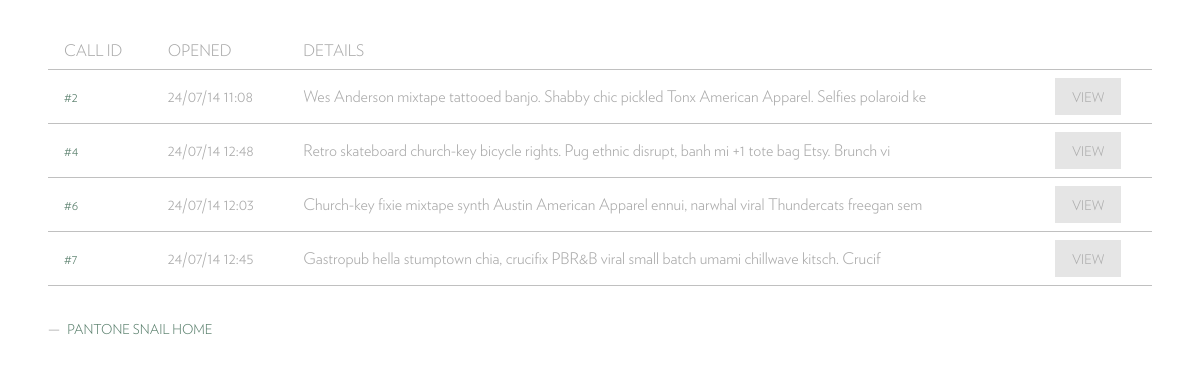
Before: /all.php with the older database file.
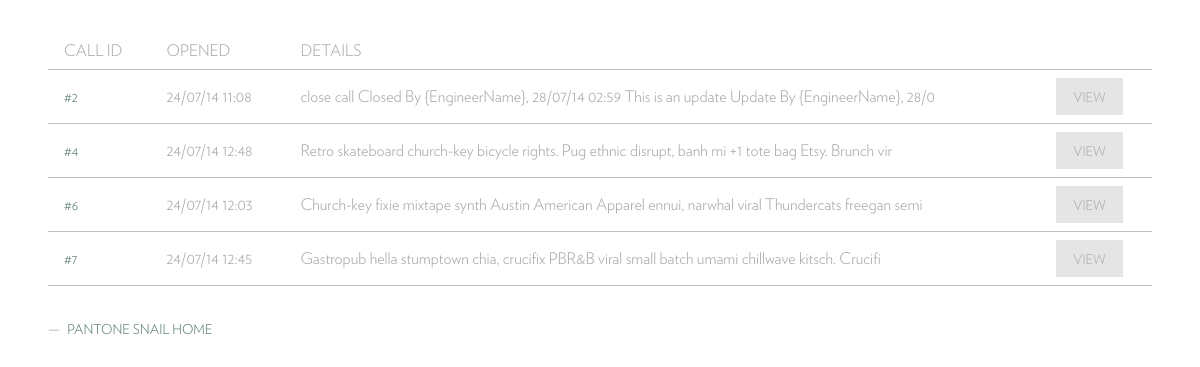
After: the same page with the newer database file.
### tables this page shows
CREATE TABLE `calls` (
  `callid` int(11) NOT NULL AUTO_INCREMENT,
  `name` varchar(45) DEFAULT NULL,
  `email` varchar(45) DEFAULT NULL,
  `tel` varchar(45) DEFAULT NULL,
  `details` longtext,
  `assigned` int(11) DEFAULT NULL,
  `opened` datetime DEFAULT NULL,
  `lastupdate` datetime DEFAULT NULL,
  `closed` datetime DEFAULT NULL,
  `status` int(11) DEFAULT '1',
  `urgency` int(11) DEFAULT '2',
  `location` varchar(45) DEFAULT NULL,
  `room` varchar(45) DEFAULT NULL,
  `category` varchar(45) DEFAULT NULL,
  PRIMARY KEY (`callid`),
  UNIQUE KEY `callid_UNIQUE` (`callid`)
);

### includes/functions.php (called while the page is built, shortened)
<?php
$codename = "Pantone Snail";
?>

### all.php (the view, shortened to what this page needs)
<!DOCTYPE html>
<html lang="en">
	<?php
	include 'includes/functions.php';
	?>
	<head>
		<link rel="stylesheet" type="text/css" href="css/reset.css" />
		<link rel="stylesheet" type="text/css" href="css/style.css" />
	</head>
	<body>
	<div class="section">
	<div id="#ajaxforms">
	<table>
	<thead>
		<tr>
			<th>Call ID</th>
			<th>Opened</th>
			<th>Details</th>
			<th>&nbsp;</th>
		</tr>
	</thead>
	<tbody>
	<?php
		$result = mysqli_query($db, "SELECT * FROM calls");
		while($calls = mysqli_fetch_array($result))  {
		?>
		<tr>
		<td><a href="viewcall.php?id=<?=$calls['callid'];?>">#<?=$calls['callid'];?></a></td>
		<td><?=date("d/m/y h:s", strtotime($calls['opened']));?></td>
		<td><?=substr(strip_tags($calls['details']), 0, 100);?></td>
		<td>
			<form method="post">
				<button name="submit" value="submit" type="submit">View</button>
			</form>
		</td>
		</tr>
	<? } ?>
	</tbody>
	</table>
	</div>
	<ul>
		<li><a href="index.php"><?=$codename;?> Home</a></li>
	</ul>
	</div>
	</body>
</html>

### css/style.css (style rules this page uses)
html { font-size: 16px; }
body { background-color: #fff; font-family: 'verlag', Arial; color: #818287; font-weight: 200; margin: 0; -webkit-font-smoothing: antialiased; font-variant-numeric: lining-nums; font-feature-settings: 'lnum'; -moz-font-feature-settings: 'lnum=1'; -ms-font-feature-settings: 'lnum'; -webkit-font-feature-settings: 'lnum'; -o-font-feature-settings: 'lnum'; -moz-box-sizing: border-box; -webkit-box-sizing: border-box; box-sizing: border-box; }
.section { margin: 1rem; }
a { font-family: 'verlag', Arial; font-size: 0.85rem; color:#577d6a; text-transform: uppercase; padding: 0; text-decoration: none; font-weight: 200; }
ul li:before { content: '\2014\a0\a0'; }
ul { list-style-position: inside; margin: 0.5rem 0rem; }
body { color: #aaa; line-height: 1.3rem; }
a, a:hover, h1, h2, h3, h4, h5, h6, p { color:#587e6b; }
.section { margin: 2rem 3rem; }
input, textarea, button { background: rgba(0,0,0,0.1); color: #aaa; border: 1px solid transparent; padding: 0.5rem 1rem; text-transform: uppercase; font-family: 'verlag', Arial; resize: none; }
table { width: 100%; }
table tr { border: 0; }
table td, table th { border-bottom: 1px solid silver; padding: 0.5rem 1rem; }
table th { text-align: left; text-transform: uppercase; }

Changed rows visible on the page:
changed calls id 2: details "Wes Anderson mixtape tattooed banjo. Shabby chic pickled Tonx American Apparel. Selfies polaroid ke" → "close call Closed By {EngineerName}, 28/07/14 02:59 This is an update Update By {EngineerName}, 28/0"
changed calls id 4: details "Retro skateboard church-key bicycle rights. Pug ethnic disrupt, banh mi +1 tote bag Etsy. Brunch vi" → "Retro skateboard church-key bicycle rights. Pug ethnic disrupt, banh mi +1 tote bag Etsy. Brunch vir"
changed calls id 6: details "Church-key fixie mixtape synth Austin American Apparel ennui, narwhal viral Thundercats freegan sem" → "Church-key fixie mixtape synth Austin American Apparel ennui, narwhal viral Thundercats freegan semi"
changed calls id 7: details "Gastropub hella stumptown chia, crucifix PBR&B viral small batch umami chillwave kitsch. Crucif" → "Gastropub hella stumptown chia, crucifix PBR&B viral small batch umami chillwave kitsch. Crucifi"
